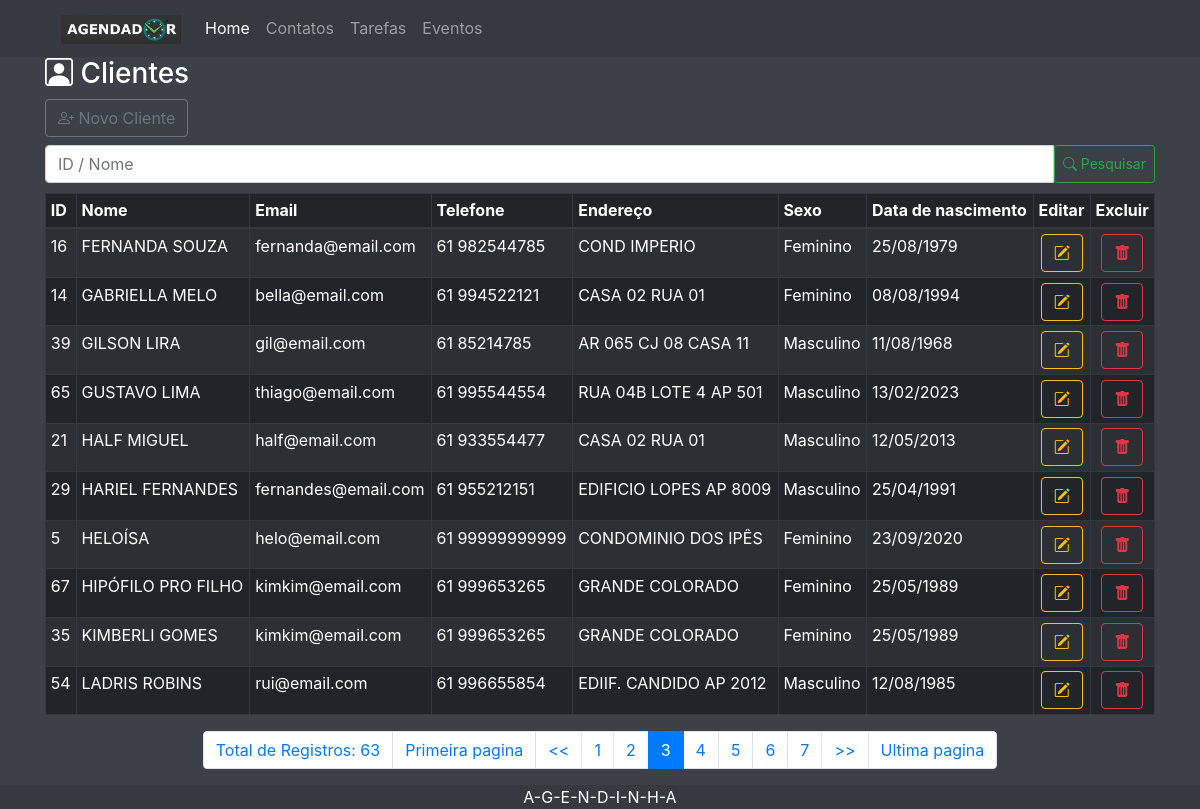
The page /Agendinha/index.php?menuop=contatos&pagina=3 on the database its author committed.
### tables this page shows
CREATE TABLE `tbcliente` (
  `idCliente` int(11) NOT NULL,
  `nomeCliente` varchar(200) NOT NULL,
  `emailCliente` varchar(150) NOT NULL,
  `telefoneCliente` varchar(30) NOT NULL,
  `enderecoCliente` varchar(300) NOT NULL,
  `sexoCliente` char(1) NOT NULL,
  `dataNascCliente` date NOT NULL,
  `cpfCliente` varchar(30) NOT NULL
);

### Agendinha/paginas/contatos/contatos.php (the view)
<header>
<h3><i class="bi bi-person-square"></i> Clientes  </h3>
</header>
<div>
    <a class="btn btn-outline-secondary mb-2" href="index.php?menuop=cad-cliente"><i class="bi bi-person-plus"></i> Novo Cliente</a>
</div>
<div class="pesquisa">
    <form action="index.php?menuop=contatos" method="post">
        <div class="input-group">
            <input class="form-control" type="text" name="txt_pesquisa" placeholder="ID / Nome">
            <button class="btn btn-outline-success btn-sm" type="submit"><i class="bi bi-search"></i> Pesquisar</button>
        </div>
    </form>
</div>
<div class="tabela">
<table class="table table-dark table-striped table-bordered table-sm">
    <thead>
        <tr>
            <th>ID</th>
            <th>Nome</th>
            <th>Email</th>
            <th>Telefone</th>
            <th>Endereço</th>
            <th>Sexo</th>
            <th>Data de nascimento</th>
            <th>Editar</th>
            <th>Excluir</th>
        </tr>
    </thead>
    <tbody>
        <?php
        $quantidade = 10;
        $pagina = (isset($_GET['pagina']))?(int)$_GET['pagina']:1;
        $inicio = ($quantidade * $pagina) - $quantidade;
        $txt_pesquisa = (isset($_POST["txt_pesquisa"]))?$_POST["txt_pesquisa"]:"";
        $sql = "SELECT idCliente,
        upper(nomeCliente) AS nomeCliente,
        lower(emailCliente) AS emailCliente,
        telefoneCliente,
        upper(enderecoCliente) AS enderecoCliente,
        CASE
            WHEN sexoCliente='M' THEN 'Masculino'
            WHEN sexoCliente='F' THEN 'Feminino'
        ELSE
            'Não especificado'
        END AS sexoCliente,
        date_format(dataNascCliente, '%d/%m/%Y') AS dataNascCliente
        FROM tbcliente
        WHERE
        idCliente='{$txt_pesquisa}' or
        nomeCliente LIKE '%{$txt_pesquisa}%'
        ORDER BY nomeCliente ASC
        LIMIT $inicio, $quantidade
        ";
        $rs = mysqli_query($conexao, $sql) or die("Erro ao executar a consulta!" . mysqli_error($conexao));
        while($dados = mysqli_fetch_assoc($rs)){
        ?>
        <tr>
            <td><?=$dados["idCliente"]?></td>
            <td class="text-nowrap"><?=$dados["nomeCliente"]?></td>
            <td class="text-nowrap"><?=$dados["emailCliente"]?></td>
            <td class="text-nowrap"><?=$dados["telefoneCliente"]?></td>
            <td class="text-nowrap"><?=$dados["enderecoCliente"]?></td>
            <td><?=$dados["sexoCliente"]?></td>
            <td><?=$dados["dataNascCliente"]?></td>
            <td class="text-center"><a class="btn btn-outline-warning btn-sm-outline" href="index.php?menuop=editar-cliente&idCliente=<?=$dados["idCliente"]?>"><i class="bi bi-pencil-square"></i></a></td>
            <td class="text-center"><a  class="btn btn-outline-danger btn-sm-outline" href="index.php?menuop=excluir-cliente&idCliente=<?=$dados["idCliente"]?>"><i class="bi bi-trash-fill"></i></a></td>
        </tr>
        <?php
        }
        ?>
    </tbody>
</table>
</div>
<ul class="pagination justify-content-center">
<?php
$sqlTotal = "SELECT idCliente FROM tbcliente";
$qrTotal = mysqli_query($conexao, $sqlTotal) or die (mysqli_error($conexao));
$numTotal = mysqli_num_rows($qrTotal);
$totalPagina = ceil($numTotal/$quantidade);
echo "<li class='page-item'><span class='page-link'>Total de Registros: $numTotal </span></li>";
echo "<li class='page-item'><a class='page-link' href=\"?menuop=contatos&pagina=1\">Primeira pagina</a></li>";
if($pagina>1){
    ?>
    <li class="page-item"><a class="page-link"href="?menuop=contatos&pagina=<?php echo $pagina-1?>">  <<  </a></li>
    <?php
}
for ($i=1;$i<=$totalPagina;$i++){
    if($i>=($pagina-5) && $i <=($pagina+5)){
        if($i == $pagina){
            echo "<li class='page-item active'><span class='page-link' href='#'>$i</span></li>";
        }else{
            echo "<li class='page-item'><a class='page-link' href=\"?menuop=contatos&pagina=$i\">$i</a></li> ";
        }
    }
}
if($pagina<($totalPagina)){
    ?>
    <li class="page-item"> <a class="page-link" href="?menuop=contatos&pagina=<?php echo $pagina+1?>">  >>  </a></li>
    <?php
}
echo "<li class='page-item'><a class='page-link' href=\"?menuop=contatos&pagina=$totalPagina\">Ultima pagina</a></li>";
?>
</ul>

### Agendinha/css/estilopadrao.css (style rules this page uses)
body { background-color: #3b4147; color: white; }
.tabela { margin-top: 10px; }

### rows shown on the page
tbcliente: idCliente "16", nomeCliente "FERNANDA SOUZA", emailCliente "fernanda@email.com", telefoneCliente "61 982544785", enderecoCliente "COND IMPERIO", sexoCliente "Feminino", dataNascCliente "25/08/1979"
tbcliente: idCliente "14", nomeCliente "GABRIELLA MELO", emailCliente "bella@email.com", telefoneCliente "61 994522121", enderecoCliente "CASA 02 RUA 01", sexoCliente "Feminino", dataNascCliente "08/08/1994"
tbcliente: idCliente "39", nomeCliente "GILSON LIRA", emailCliente "gil@email.com", telefoneCliente "61 85214785", enderecoCliente "AR 065 CJ 08 CASA 11", sexoCliente "Masculino", dataNascCliente "11/08/1968"
tbcliente: idCliente "65", nomeCliente "GUSTAVO LIMA", emailCliente "thiago@email.com", telefoneCliente "61 995544554", enderecoCliente "RUA 04B LOTE 4 AP 501", sexoCliente "Masculino", dataNascCliente "13/02/2023"
tbcliente: idCliente "21", nomeCliente "HALF MIGUEL", emailCliente "half@email.com", telefoneCliente "61 933554477", enderecoCliente "CASA 02 RUA 01", sexoCliente "Masculino", dataNascCliente "12/05/2013"
tbcliente: idCliente "29", nomeCliente "HARIEL FERNANDES", emailCliente "fernandes@email.com", telefoneCliente "61 955212151", enderecoCliente "EDIFICIO LOPES AP 8009", sexoCliente "Masculino", dataNascCliente "25/04/1991"
tbcliente: idCliente "5", nomeCliente "HELOÍSA", emailCliente "helo@email.com", telefoneCliente "61 99999999999", enderecoCliente "CONDOMINIO DOS IPÊS", sexoCliente "Feminino", dataNascCliente "23/09/2020"
tbcliente: idCliente "67", nomeCliente "HIPÓFILO PRO FILHO", emailCliente "kimkim@email.com", telefoneCliente "61 999653265", enderecoCliente "GRANDE COLORADO", sexoCliente "Feminino", dataNascCliente "25/05/1989"
tbcliente: idCliente "35", nomeCliente "KIMBERLI GOMES", emailCliente "kimkim@email.com", telefoneCliente "61 999653265", enderecoCliente "GRANDE COLORADO", sexoCliente "Feminino", dataNascCliente "25/05/1989"
tbcliente: idCliente "54", nomeCliente "LADRIS ROBINS", emailCliente "rui@email.com", telefoneCliente "61 996655854", enderecoCliente "EDIIF. CANDIDO AP 2012", sexoCliente "Masculino", dataNascCliente "12/08/1985"

### other values the page prints
$numTotal "63"
